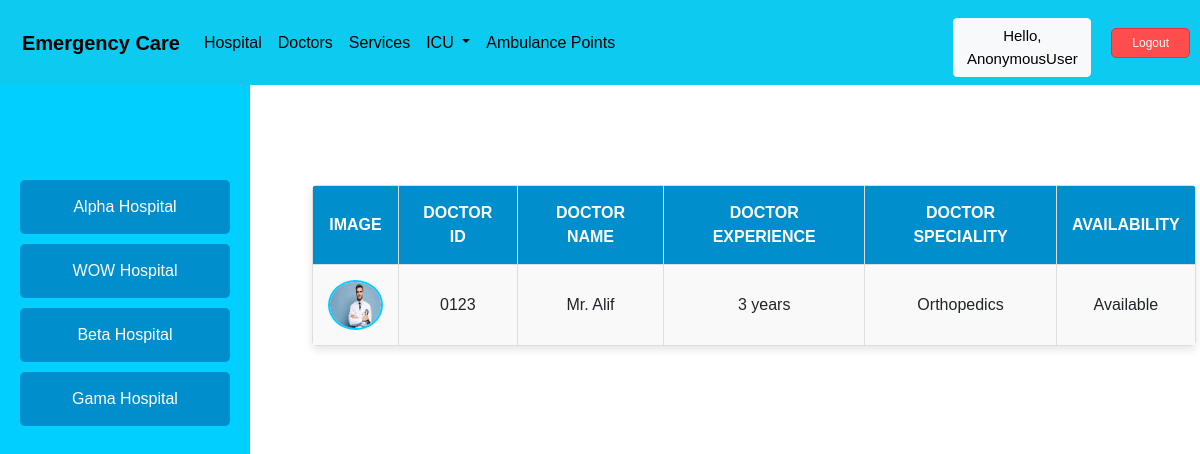
The page /DoctorList/ on the database as committed earlier.
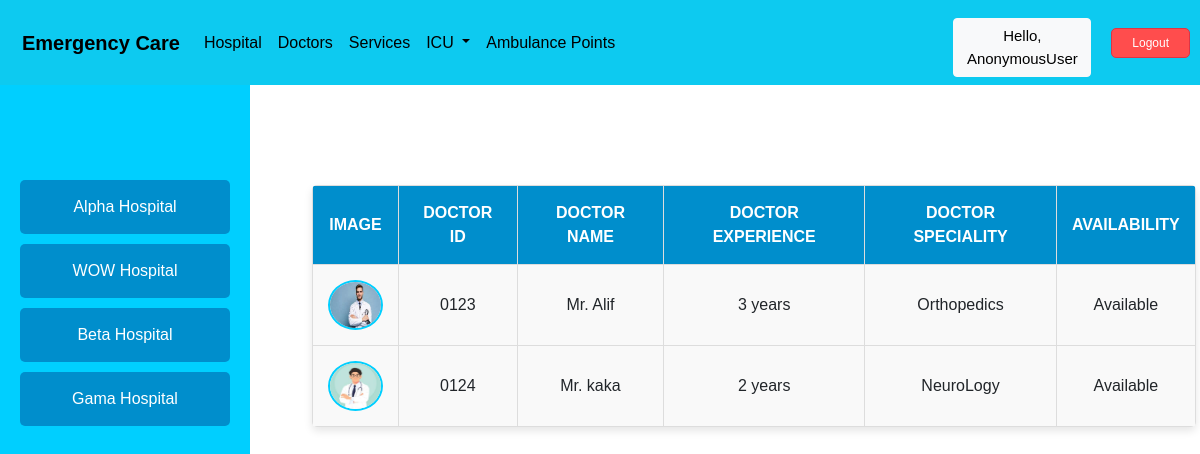
The same page on the database as committed later.
### emergencycare/models.py (models this page shows, shortened)
class Hospital(models.Model):
    H_ID = models.CharField(max_length=200)
    H_name = models.CharField(max_length=200)
    Area_name = models.ForeignKey(Location, on_delete=models.CASCADE)
    image = models.ImageField(upload_to='images/',blank=True, null=True, default='images/default.jpg')
    def __str__(self):
        return self.H_name

class DoctorList(models.Model):
    H_Name = models.ForeignKey(Hospital, on_delete=models.CASCADE, blank=True, null=True)
    D_ID = models.CharField(max_length=200, blank=True, null=True)
    D_Name = models.CharField(max_length=200, blank=True, null=True)
    D_Experience = models.CharField(max_length=200, blank=True, null=True)
    D_Speciality = models.CharField(max_length=200, blank=True, null=True)
    status_availabilty = (
       ('Available','Available'),
        ('Not Available', 'Not Available'),
    )
    Availability = models.CharField(max_length=100, choices=status_availabilty,blank=True,null=True)
    image = models.ImageField(upload_to='images/', blank=True, null=True, default='images/default.jpg')

### emergencycare/views.py (the view)
# urls.py: path('DoctorList/',e_views.doctorlist,name='DoctorList'),
def doctorlist(request):
    doctorlist = DoctorList.objects.all()
    hospitals = DoctorList.objects.values_list('H_Name__H_name', flat=True).distinct()
    context = {
        'doctorlist': doctorlist,
        'hospitals': hospitals,
    }
    return render(request, 'DoctorList.html', context=context)

### templates/DoctorList.html (shortened to what this page needs)
{% extends 'Home.html' %}
{% block content %}
{% load static %}
<div class="container">
    <div class="sidebar">
        <ul>
    {% for hospital in hospitals %}
        <li onclick="filterDoctors('{{ hospital }}')">{{ hospital }}</li>
    {% endfor %}
</ul>
    </div>
    <div class="content">
        <table>
            <thead>
                <tr>
                    <th>Image</th>
                    <th>Doctor ID</th>
                    <th>Doctor Name</th>
                    <th>Doctor Experience</th>
                    <th>Doctor Speciality</th>
                    <th>Availability</th>
                </tr>
            </thead>
            <tbody id="doctorList">
                {% for d in doctorlist %}
                <tr data-hospital="{{ d.H_Name }}">
                    <td><img src="{{ d.image.url }}"></td>
                    <td>{{ d.D_ID }}</td>
                    <td>{{ d.D_Name }}</td>
                    <td>{{ d.D_Experience }}</td>
                    <td>{{ d.D_Speciality }}</td>
                    <td>{{ d.Availability }}</td>
                </tr>
                {% endfor %}
            </tbody>
        </table>
    </div>
</div>
{% endblock %}

Rows that differ between the two databases and show on the page:
added DoctorList: image (picture), D_ID "0124", D_Name "Mr. kaka", D_Experience "2 years", D_Speciality "NeuroLogy", Availability "Available"
